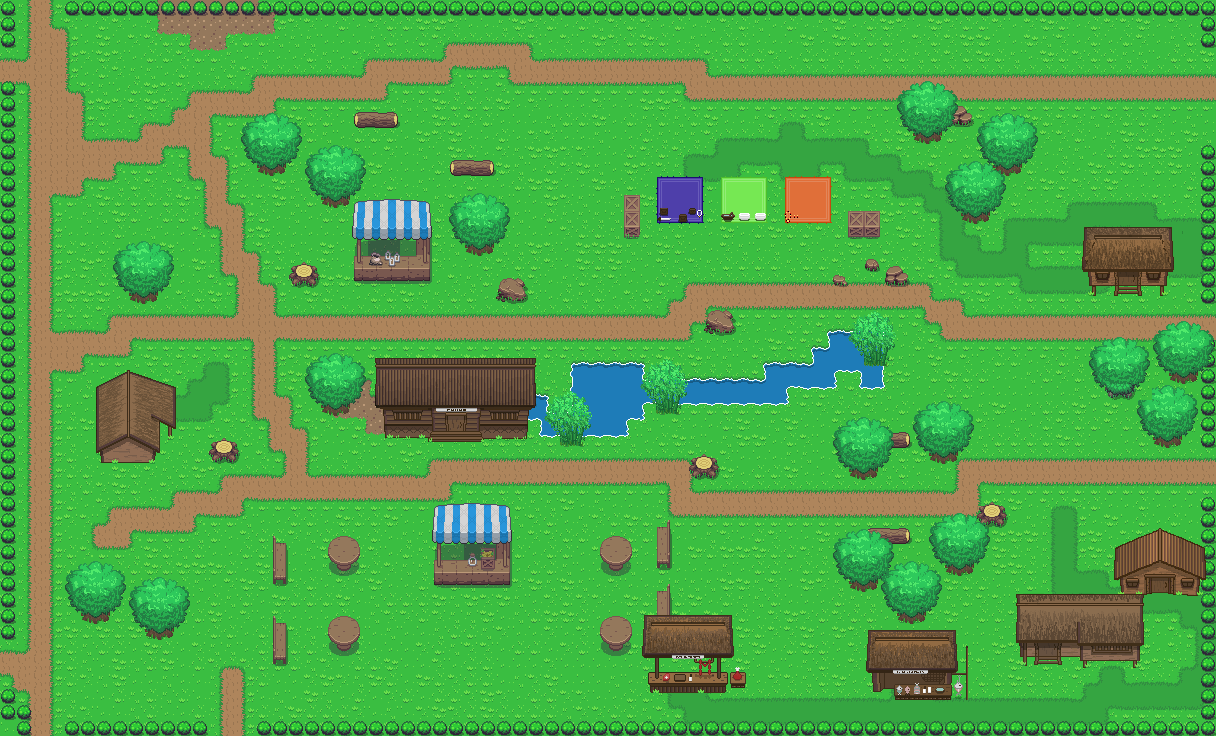

A level layout from a 2D game, rendered from its tile map. Below: a short description, then the map file with tile-grid data replaced by summaries:
An orthogonal 76x46 tile map with 16x16 px tiles, 9 tile layers (Base, Cliff, Objects 1, Plants 1, ...), 2 tilesets.

<map version="1.0" tiledversion="1.0.2" orientation="orthogonal" renderorder="left-down" width="76" height="46" tilewidth="16" tileheight="16" nextobjectid="1">
 <properties>
  <property name="unity:sortingLayerName" value="AbovePlayer" />
 </properties>
 <tileset firstgid="1" source="../Tileset/Overworld.tsx" />
 <tileset firstgid="1729" source="../Tileset/Building.tsx" />
 <layer name="Base" width="76" height="46">
  <data>[3496 cells, 3496 non-empty, 59 distinct tile ids]</data>
 </layer>
 <layer name="Cliff" width="76" height="46">
  <data>[3496 cells, 216 non-empty, 1 distinct tile ids]</data>
 </layer>
 <layer name="Objects 1" width="76" height="46">
  <data>[3496 cells, 116 non-empty, 61 distinct tile ids]</data>
 </layer>
 <layer name="Plants 1" width="76" height="46">
  <data>[3496 cells, 100 non-empty, 16 distinct tile ids]</data>
 </layer>
 <layer name="Buildings 1" width="76" height="46">
  <data>[3496 cells, 184 non-empty, 174 distinct tile ids]</data>
 </layer>
 <layer name="Buildings 2" width="76" height="46">
  <data>[3496 cells, 36 non-empty, 36 distinct tile ids]</data>
 </layer>
 <layer name="Objects 2" width="76" height="46">
  <data>[3496 cells, 15 non-empty, 14 distinct tile ids]</data>
 </layer>
 <layer name="Above Player" width="76" height="46">
  <properties>
   <property name="unity:sortingLayerName" value="AbovePlayer" />
  </properties>
  <data>[3496 cells, 267 non-empty, 123 distinct tile ids]</data>
 </layer>
 <layer name="Above" width="76" height="46">
  <properties>
   <property name="unity:sortingLayerName" value="AbovePlayer" />
  </properties>
  <data>[3496 cells, 133 non-empty, 23 distinct tile ids]</data>
 </layer>
</map>
